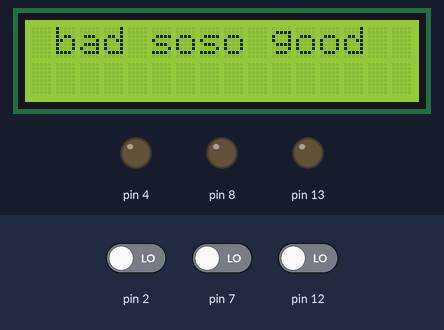
Bench run of a sketch on a simulated Arduino Uno, built with avr-gcc and run on an emulated ATmega328P. Shown: 16×2 character LCD, output pins drawn as LEDs (lit = HIGH). The test bench sets the inputs (shaded band); at power-on: pin 2 LOW, pin 7 LOW, pin 12 LOW.

Above: at 1.2 s.
1.3 s: pin 2 driven HIGH
At 1.7 s:
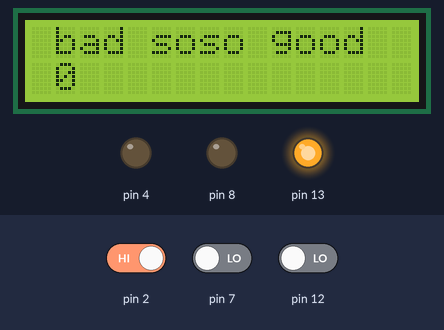
4.3 s: pin 7 driven HIGH
At 4.7 s:
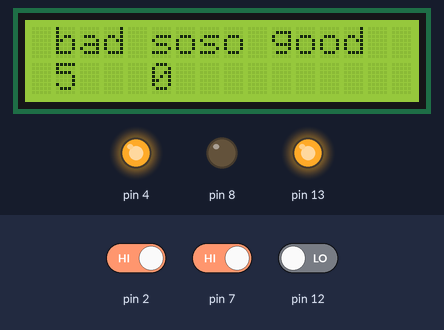
7.3 s: pin 12 driven HIGH
At 8.2 s:
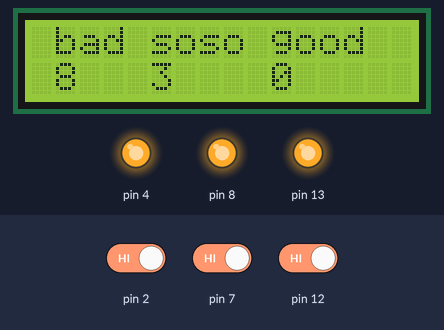
10.3 s: pin 2 driven LOW
At 11.7 s:
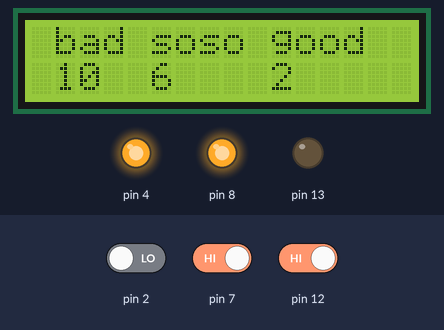
13.3 s: pin 7 driven LOW
At 13.7 s:
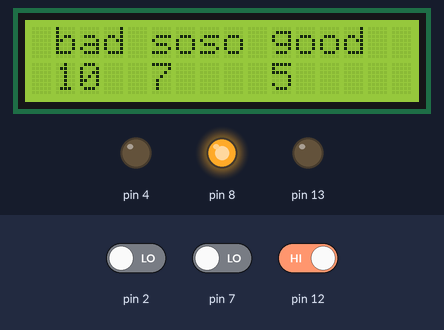
16.3 s: pin 2 driven HIGH
At 16.7 s:
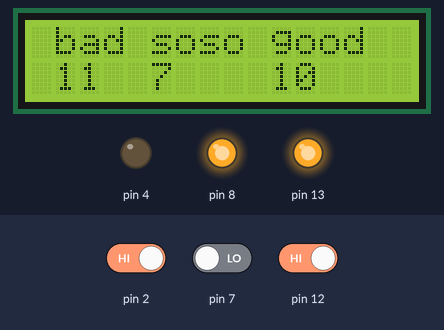
Timing chart, 0 to 19.3 s (numbered marks = the images above; inputs shaded):
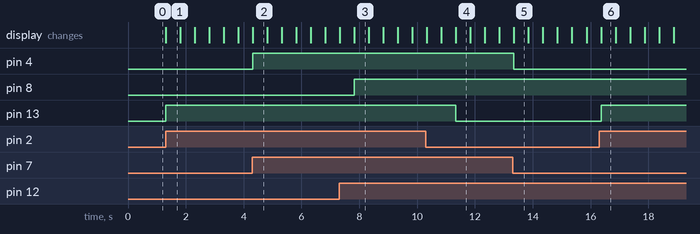

Measured:
- after the input at 1.3 s, pin 13: LOW → HIGH at once; the display: changes at once (image 1)
- after the input at 4.3 s, pin 4: LOW → HIGH at once
- after the input at 7.3 s, pin 8: LOW → HIGH after 0.53 s
- after the input at 10.3 s, pin 13: HIGH → LOW after 1.0 s
- after the input at 13.3 s, pin 4: HIGH → LOW after 0.05 s
- after the input at 16.3 s, pin 13: LOW → HIGH after 0.06 s
- what the display in image 1 shows lasts 0.5 s, from 1.3 s to 1.8 s

The sketch:

spectacular_jaiks_robo1.ino
```cpp
// Переделанный скетч под LiquidCrystal_I2C с адресом 0x27
#include <Wire.h>
#include <LiquidCrystal_I2C.h>

LiquidCrystal_I2C lcd(0x27, 16, 2);  // адрес дисплея, 16 символов, 2 строки

int bad = -1;
int soso = -1;
int good = -1;

int buttonState = 0;

void setup() {
  pinMode(2, INPUT);    // кнопка "bad"
  pinMode(7, INPUT);    // кнопка "soso"
  pinMode(12, INPUT);   // кнопка "good"

  pinMode(LED_BUILTIN, OUTPUT); // LED встроенный
  pinMode(4, OUTPUT);    // LED для "soso"
  pinMode(8, OUTPUT);    // LED для "good"

  lcd.init();            // инициализация
  lcd.backlight();       // включить подсветку

  lcd.setCursor(1, 0);
  lcd.print("bad");
  lcd.setCursor(5, 0);
  lcd.print("soso");
  lcd.setCursor(10, 0);
  lcd.print("good");
}

void loop() {
  // BAD
  buttonState = digitalRead(2);
  if (buttonState == HIGH) {
    bad++;
    lcd.setCursor(1, 1);
    lcd.print(bad);
    digitalWrite(LED_BUILTIN, HIGH);
    delay(500);
  } else {
    digitalWrite(LED_BUILTIN, LOW);
  }

  // SOSO
  buttonState = digitalRead(7);
  if (buttonState == HIGH) {
    soso++;
    lcd.setCursor(5, 1);
    lcd.print(soso);
    digitalWrite(4, HIGH);
    delay(500);
  } else {
    digitalWrite(4, LOW);
  }

  // GOOD
  buttonState = digitalRead(12);
  if (buttonState == HIGH) {
    good++;
    lcd.setCursor(10, 1);
    lcd.print(good);
    digitalWrite(8, HIGH);
    delay(500);
  } else {
    digitalWrite(8, LOW);
  }
}
```
